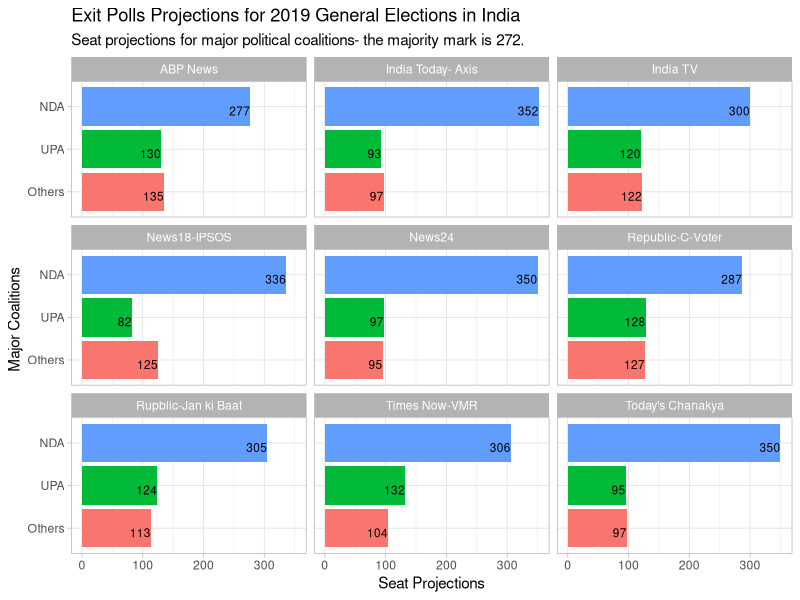

R code for this plot:
## ---- chunk 1
knitr::opts_chunk$set(echo = TRUE, message = FALSE, warning = FALSE, cache = TRUE)
library(tidyverse)
library(ggplot2)
theme_set(theme_light())
## ---- chunk 2
exit_polls_2019 <- read_csv("exit_polls_2019.csv")
## ---- chunk 3
exit_polls_2019 %>%
mutate(Coalition = fct_reorder(Coalition, Seats)) %>%
ggplot(aes(Coalition, Seats)) +
geom_col(aes(fill = Coalition), show.legend = FALSE) +
facet_wrap( ~ Poll) +
coord_flip() +
geom_text(aes(label = Seats),
size = 3,
vjust = 1,
hjust = 1) +
labs(
x = "Major Coalitions ",
y = "Seat Projections",
subtitle = "Seat projections for major political coalitions- the majority mark is 272.",
title = "Exit Polls Projections for 2019 General Elections in India"
)

# ggsave("exit_polls_2019_India.pdf")
# ggsave("exit_polls_2019_India.png")
